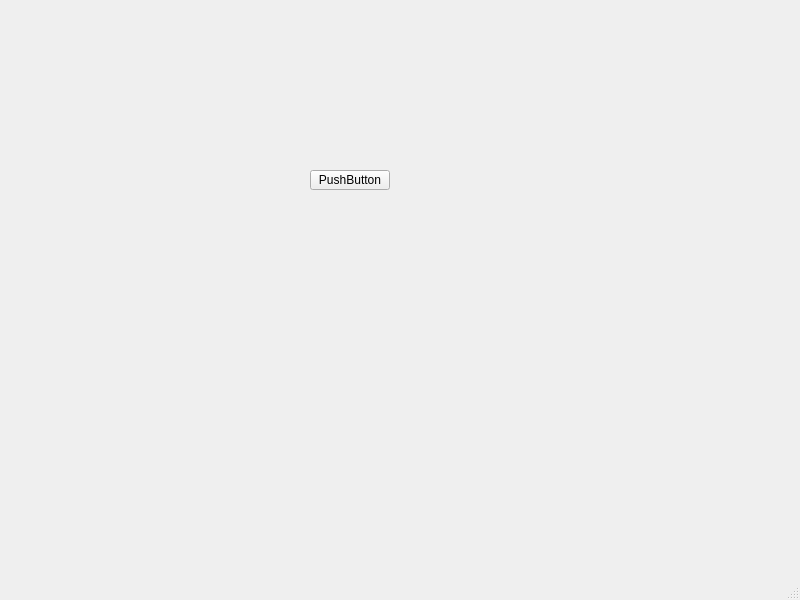
<?xml version="1.0" encoding="UTF-8"?>
<ui version="4.0">
 <class>MainWindow</class>
 <widget class="QMainWindow" name="MainWindow">
  <property name="geometry">
   <rect>
    <x>0</x>
    <y>0</y>
    <width>800</width>
    <height>600</height>
   </rect>
  </property>
  <property name="windowTitle">
   <string>MainWindow</string>
  </property>
  <widget class="QWidget" name="centralwidget">
   <widget class="QStackedWidget" name="stackedWidget">
    <property name="geometry">
     <rect>
      <x>0</x>
      <y>0</y>
      <width>701</width>
      <height>411</height>
     </rect>
    </property>
    <property name="currentIndex">
     <number>0</number>
    </property>
    <widget class="QWidget" name="page">
     <widget class="QPushButton" name="pushButton">
      <property name="geometry">
       <rect>
        <x>310</x>
        <y>170</y>
        <width>80</width>
        <height>20</height>
       </rect>
      </property>
      <property name="text">
       <string>PushButton</string>
      </property>
     </widget>
    </widget>
    <widget class="QWidget" name="page_2"/>
   </widget>
  </widget>
  <widget class="QMenuBar" name="menubar">
   <property name="geometry">
    <rect>
     <x>0</x>
     <y>0</y>
     <width>800</width>
     <height>21</height>
    </rect>
   </property>
  </widget>
  <widget class="QStatusBar" name="statusbar"/>
 </widget>
 <resources/>
 <connections/>
</ui>
